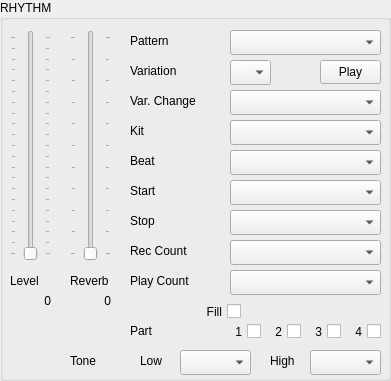
  <widget class="QGroupBox" name="gp_Rhythm">
   <property name="geometry">
    <rect>
     <x>710</x>
     <y>90</y>
     <width>391</width>
     <height>381</height>
    </rect>
   </property>
   <property name="title">
    <string>RHYTHM</string>
   </property>
   <widget class="QSlider" name="rhythm_Level">
    <property name="geometry">
     <rect>
      <x>10</x>
      <y>30</y>
      <width>41</width>
      <height>231</height>
     </rect>
    </property>
    <property name="maximum">
     <number>200</number>
    </property>
    <property name="orientation">
     <enum>Qt::Vertical</enum>
    </property>
    <property name="tickPosition">
     <enum>QSlider::TicksBothSides</enum>
    </property>
   </widget>
   <widget class="QLabel" name="label_rhythm_Level">
    <property name="geometry">
     <rect>
      <x>10</x>
      <y>270</y>
      <width>41</width>
      <height>21</height>
     </rect>
    </property>
    <property name="text">
     <string>Level</string>
    </property>
   </widget>
   <widget class="QLabel" name="label_rhythm_Reverb">
    <property name="geometry">
     <rect>
      <x>70</x>
      <y>270</y>
      <width>51</width>
      <height>21</height>
     </rect>
    </property>
    <property name="text">
     <string>Reverb</string>
    </property>
   </widget>
   <widget class="QSlider" name="rhythm_Reverb">
    <property name="geometry">
     <rect>
      <x>70</x>
      <y>30</y>
      <width>41</width>
      <height>231</height>
     </rect>
    </property>
    <property name="maximum">
     <number>100</number>
    </property>
    <property name="orientation">
     <enum>Qt::Vertical</enum>
    </property>
    <property name="tickPosition">
     <enum>QSlider::TicksBothSides</enum>
    </property>
   </widget>
   <widget class="QComboBox" name="rhythm_Pattern">
    <property name="geometry">
     <rect>
      <x>230</x>
      <y>30</y>
      <width>151</width>
      <height>25</height>
     </rect>
    </property>
   </widget>
   <widget class="QLabel" name="label_rhythm_Pattern">
    <property name="geometry">
     <rect>
      <x>130</x>
      <y>30</y>
      <width>91</width>
      <height>21</height>
     </rect>
    </property>
    <property name="text">
     <string>Pattern</string>
    </property>
   </widget>
   <widget class="QComboBox" name="rhythm_Variation">
    <property name="geometry">
     <rect>
      <x>230</x>
      <y>60</y>
      <width>41</width>
      <height>25</height>
     </rect>
    </property>
   </widget>
   <widget class="QLabel" name="label_rhythm_Variation">
    <property name="geometry">
     <rect>
      <x>130</x>
      <y>60</y>
      <width>91</width>
      <height>21</height>
     </rect>
    </property>
    <property name="text">
     <string>Variation</string>
    </property>
   </widget>
   <widget class="QComboBox" name="rhythm_VarChange">
    <property name="geometry">
     <rect>
      <x>230</x>
      <y>90</y>
      <width>151</width>
      <height>25</height>
     </rect>
    </property>
   </widget>
   <widget class="QLabel" name="label_rhythm_VarChange">
    <property name="geometry">
     <rect>
      <x>130</x>
      <y>90</y>
      <width>91</width>
      <height>21</height>
     </rect>
    </property>
    <property name="text">
     <string>Var. Change</string>
    </property>
   </widget>
   <widget class="QLabel" name="label_rhythm_Kit">
    <property name="geometry">
     <rect>
      <x>130</x>
      <y>120</y>
      <width>91</width>
      <height>21</height>
     </rect>
    </property>
    <property name="text">
     <string>Kit</string>
    </property>
   </widget>
   <widget class="QComboBox" name="rhythm_Kit">
    <property name="geometry">
     <rect>
      <x>230</x>
      <y>120</y>
      <width>151</width>
      <height>25</height>
     </rect>
    </property>
   </widget>
   <widget class="QLabel" name="label_rhythm_Beat">
    <property name="geometry">
     <rect>
      <x>130</x>
      <y>150</y>
      <width>91</width>
      <height>21</height>
     </rect>
    </property>
    <property name="text">
     <string>Beat</string>
    </property>
   </widget>
   <widget class="QComboBox" name="rhythm_Beat">
    <property name="geometry">
     <rect>
      <x>230</x>
      <y>150</y>
      <width>151</width>
      <height>25</height>
     </rect>
    </property>
   </widget>
   <widget class="QLabel" name="label_rhythm_Start">
    <property name="geometry">
     <rect>
      <x>130</x>
      <y>180</y>
      <width>91</width>
      <height>21</height>
     </rect>
    </property>
    <property name="text">
     <string>Start</string>
    </property>
   </widget>
   <widget class="QComboBox" name="rhythm_Start">
    <property name="geometry">
     <rect>
      <x>230</x>
      <y>180</y>
      <width>151</width>
      <height>25</height>
     </rect>
    </property>
   </widget>
   <widget class="QLabel" name="label_rhythm_Stop">
    <property name="geometry">
     <rect>
      <x>130</x>
      <y>210</y>
      <width>91</width>
      <height>21</height>
     </rect>
    </property>
    <property name="text">
     <string>Stop</string>
    </property>
   </widget>
   <widget class="QComboBox" name="rhythm_Stop">
    <property name="geometry">
     <rect>
      <x>230</x>
      <y>210</y>
      <width>151</width>
      <height>25</height>
     </rect>
    </property>
   </widget>
   <widget class="QComboBox" name="rhythm_RecCount">
    <property name="geometry">
     <rect>
      <x>230</x>
      <y>240</y>
      <width>151</width>
      <height>25</height>
     </rect>
    </property>
   </widget>
   <widget class="QLabel" name="label_rhythm_RecCount">
    <property name="geometry">
     <rect>
      <x>130</x>
      <y>240</y>
      <width>91</width>
      <height>21</height>
     </rect>
    </property>
    <property name="text">
     <string>Rec Count</string>
    </property>
   </widget>
   <widget class="QLabel" name="label_rhythm_PlayCount">
    <property name="geometry">
     <rect>
      <x>130</x>
      <y>270</y>
      <width>91</width>
      <height>21</height>
     </rect>
    </property>
    <property name="text">
     <string>Play Count</string>
    </property>
   </widget>
   <widget class="QComboBox" name="rhythm_PlayCount">
    <property name="geometry">
     <rect>
      <x>230</x>
      <y>270</y>
      <width>151</width>
      <height>25</height>
     </rect>
    </property>
   </widget>
   <widget class="QCheckBox" name="rhythm_Fill">
    <property name="geometry">
     <rect>
      <x>130</x>
      <y>300</y>
      <width>111</width>
      <height>23</height>
     </rect>
    </property>
    <property name="layoutDirection">
     <enum>Qt::RightToLeft</enum>
    </property>
    <property name="text">
     <string>Fill</string>
    </property>
   </widget>
   <widget class="QCheckBox" name="rhythm_Part1">
    <property name="geometry">
     <rect>
      <x>230</x>
      <y>320</y>
      <width>31</width>
      <height>23</height>
     </rect>
    </property>
    <property name="layoutDirection">
     <enum>Qt::RightToLeft</enum>
    </property>
    <property name="text">
     <string>1</string>
    </property>
   </widget>
   <widget class="QCheckBox" name="rhythm_Part2">
    <property name="geometry">
     <rect>
      <x>270</x>
      <y>320</y>
      <width>31</width>
      <height>23</height>
     </rect>
    </property>
    <property name="layoutDirection">
     <enum>Qt::RightToLeft</enum>
    </property>
    <property name="text">
     <string>2</string>
    </property>
   </widget>
   <widget class="QCheckBox" name="rhythm_Part3">
    <property name="geometry">
     <rect>
      <x>310</x>
      <y>320</y>
      <width>31</width>
      <height>23</height>
     </rect>
    </property>
    <property name="layoutDirection">
     <enum>Qt::RightToLeft</enum>
    </property>
    <property name="text">
     <string>3</string>
    </property>
   </widget>
   <widget class="QCheckBox" name="rhythm_Part4">
    <property name="geometry">
     <rect>
      <x>350</x>
      <y>320</y>
      <width>31</width>
      <height>23</height>
     </rect>
    </property>
    <property name="layoutDirection">
     <enum>Qt::RightToLeft</enum>
    </property>
    <property name="text">
     <string>4</string>
    </property>
   </widget>
   <widget class="QLabel" name="label_rhythm_Part">
    <property name="geometry">
     <rect>
      <x>130</x>
      <y>320</y>
      <width>91</width>
      <height>21</height>
     </rect>
    </property>
    <property name="text">
     <string>Part</string>
    </property>
   </widget>
   <widget class="QLabel" name="label_rhythm_Tone">
    <property name="geometry">
     <rect>
      <x>70</x>
      <y>350</y>
      <width>51</width>
      <height>21</height>
     </rect>
    </property>
    <property name="text">
     <string>Tone</string>
    </property>
   </widget>
   <widget class="QComboBox" name="rhythm_ToneHigh">
    <property name="geometry">
     <rect>
      <x>310</x>
      <y>350</y>
      <width>71</width>
      <height>25</height>
     </rect>
    </property>
   </widget>
   <widget class="QLabel" name="label_rhythm_ToneHigh">
    <property name="geometry">
     <rect>
      <x>270</x>
      <y>350</y>
      <width>41</width>
      <height>21</height>
     </rect>
    </property>
    <property name="text">
     <string>High</string>
    </property>
   </widget>
   <widget class="QLabel" name="label_rhythm_ToneLow">
    <property name="geometry">
     <rect>
      <x>140</x>
      <y>350</y>
      <width>41</width>
      <height>21</height>
     </rect>
    </property>
    <property name="text">
     <string>Low</string>
    </property>
   </widget>
   <widget class="QComboBox" name="rhythm_ToneLow">
    <property name="geometry">
     <rect>
      <x>180</x>
      <y>350</y>
      <width>71</width>
      <height>25</height>
     </rect>
    </property>
   </widget>
   <widget class="QLabel" name="label_rhythm_LevelValue">
    <property name="geometry">
     <rect>
      <x>10</x>
      <y>290</y>
      <width>41</width>
      <height>21</height>
     </rect>
    </property>
    <property name="text">
     <string>0</string>
    </property>
    <property name="alignment">
     <set>Qt::AlignRight|Qt::AlignTrailing|Qt::AlignVCenter</set>
    </property>
   </widget>
   <widget class="QLabel" name="label_rhythm_ReverbValue">
    <property name="geometry">
     <rect>
      <x>70</x>
      <y>290</y>
      <width>41</width>
      <height>21</height>
     </rect>
    </property>
    <property name="text">
     <string>0</string>
    </property>
    <property name="alignment">
     <set>Qt::AlignRight|Qt::AlignTrailing|Qt::AlignVCenter</set>
    </property>
   </widget>
   <widget class="QPushButton" name="button_rhythm_Play">
    <property name="geometry">
     <rect>
      <x>320</x>
      <y>60</y>
      <width>61</width>
      <height>24</height>
     </rect>
    </property>
    <property name="text">
     <string>Play</string>
    </property>
   </widget>
  </widget>
